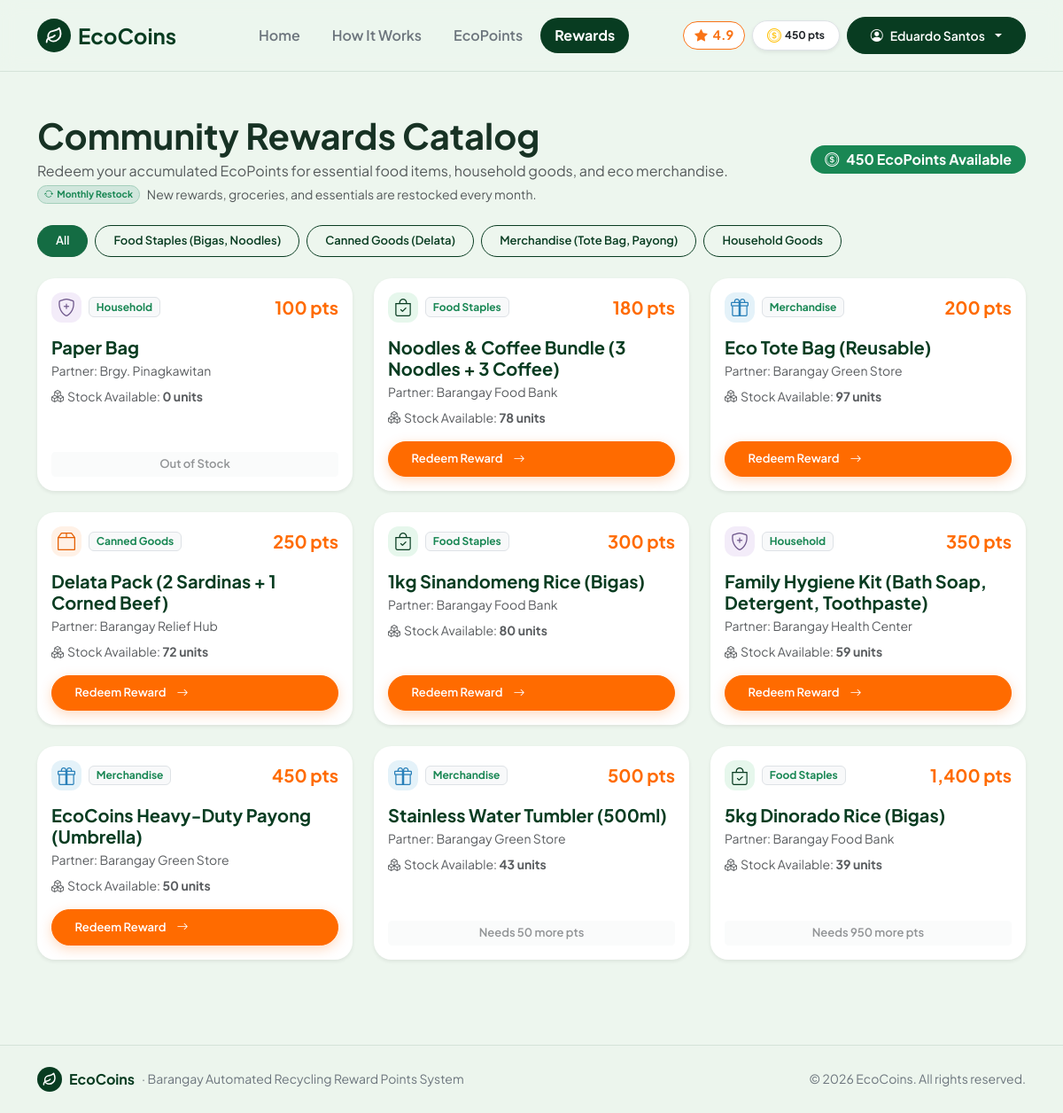
The page /rewards (signed in) on the database its author committed.
### tables this page shows
CREATE TABLE users (
    id INTEGER PRIMARY KEY AUTOINCREMENT,
    full_name TEXT NOT NULL,
    email TEXT NOT NULL UNIQUE,
    password TEXT NOT NULL,
    role TEXT DEFAULT 'resident',
    qr_code TEXT NOT NULL UNIQUE,
    points INTEGER DEFAULT 0,
    created_at TEXT
, status TEXT DEFAULT 'active', station_name TEXT DEFAULT 'Barangay Pinagkawitan, Lipa City', claim_timeout_until TEXT DEFAULT NULL, cancel_count INTEGER DEFAULT 0);

CREATE TABLE rewards (
        id INTEGER PRIMARY KEY AUTOINCREMENT,
        title TEXT NOT NULL,
        category TEXT NOT NULL,
        points_required INTEGER NOT NULL,
        stock INTEGER DEFAULT 50,
        partner_name TEXT DEFAULT '',
        status TEXT DEFAULT 'available'
    );

### route.py (the view, shortened to what this page needs)
    @app.route('/rewards', methods=['GET', 'POST'])
    def rewards():
        user = get_current_user()
        if user and user['role'] == 'staff':
            return redirect(url_for('staff'))
        if user and user['role'] == 'admin':
            return redirect(url_for('admin'))
        message = session.pop('message', None)
        message_type = session.pop('message_type', 'success')
        claim_prompt = session.get('claim_prompt')
        claim_remaining_seconds = 0
        claim_cooldown_seconds = 0
        conn = get_db()
        cur = conn.cursor()
        all_rewards = [dict(r) for r in cur.execute("SELECT * FROM rewards ORDER BY points_required ASC").fetchall()]
        user_redemptions = []
        if user:
            user_redemptions = [dict(r) for r in cur.execute("SELECT * FROM redemptions WHERE user_id = ? ORDER BY created_at DESC", (user['id'],)).fetchall()]
        conn.close()
        user_points = user['points'] if user else 0
        return render_template(
            'rewards.html',
            active_page='rewards',
            rewards=all_rewards,
            redemptions=user_redemptions,
            user_points=user_points,
            message=message,
            message_type=message_type,
            claim_prompt=claim_prompt,
            claim_remaining_seconds=claim_remaining_seconds,
            claim_cooldown_seconds=claim_cooldown_seconds
        )

### app.py (called while the page is built)
@app.context_processor
def inject_user():
    return {'current_user': get_current_user()}

### db.py (called while the page is built)
def get_db():
    conn = sqlite3.connect(DB_PATH)
    conn.row_factory = sqlite3.Row
    return conn

def get_current_user():
    user_id = session.get('user_id')
    if not user_id:
        return None
    conn = get_db()
    cur = conn.cursor()
    row = cur.execute("SELECT * FROM users WHERE id = ?", (user_id,)).fetchone()
    conn.close()
    return dict(row) if row else None

### templates/rewards.html (shortened to what this page needs)
{% extends 'base.html' %}
{% block content %}
<main class="py-5">
  <div class="container">
    <div class="d-flex flex-column flex-md-row justify-content-between align-items-md-center gap-3 mb-4">
      <div>
        <h1 class="fw-bold mb-1">Community Rewards Catalog</h1>
        <p class="text-muted mb-1">Redeem your accumulated EcoPoints for essential food items, household goods, and eco merchandise.</p>
        <p class="text-muted small mb-0 d-flex align-items-center gap-2 flex-wrap">
          <span class="badge bg-success-subtle text-success border border-success-subtle rounded-pill px-2.5 py-1">
            <i class="bi bi-arrow-repeat me-1"></i>Monthly Restock
          </span>
          <span>New rewards, groceries, and essentials are restocked every month.</span>
        </p>
      </div>
      <div class="badge bg-success fs-6 py-2 px-3 rounded-pill d-inline-flex align-items-center gap-2">
        <i class="bi bi-coin"></i>
        <span>{{ "{:,}".format(user_points) }} EcoPoints Available</span>
      </div>
    </div>
    <div class="d-flex flex-wrap gap-2 mb-4 filter-container">
      <button type="button" class="btn btn-sm btn-success filter-btn active" data-filter="all">All</button>
      <button type="button" class="btn btn-sm btn-outline-success filter-btn" data-filter="Food Staples">Food Staples (Bigas, Noodles)</button>
      <button type="button" class="btn btn-sm btn-outline-success filter-btn" data-filter="Canned Goods">Canned Goods (Delata)</button>
      <button type="button" class="btn btn-sm btn-outline-success filter-btn" data-filter="Merchandise">Merchandise (Tote Bag, Payong)</button>
      <button type="button" class="btn btn-sm btn-outline-success filter-btn" data-filter="Household">Household Goods</button>
    </div>
    <div class="row g-4 mb-5">
      {% for r in rewards %}
        {% set cost = r.points_required %}
        {% set can_afford = (user_points >= cost) %}
        {% set needed = cost - user_points %}
        <div class="col-md-6 col-lg-4 filter-item" data-category="{{ r.category }}">
          <div class="card border-0 shadow-sm h-100 d-flex flex-column justify-content-between p-3">
            <div>
              <div class="d-flex justify-content-between align-items-center mb-3">
                <div class="d-flex align-items-center gap-2">
                  {% if r.category == 'Food Staples' %}
                    <span class="eco-icon-tile tile-green" style="width: 34px; height: 34px;">
                      <i class="bi bi-bag-check fs-5"></i>
                    </span>
                  {% elif r.category == 'Canned Goods' %}
                    <span class="eco-icon-tile tile-orange" style="width: 34px; height: 34px;">
                      <i class="bi bi-box2 fs-5"></i>
                    </span>
                  {% elif r.category == 'Household' %}
                    <span class="eco-icon-tile tile-purple" style="width: 34px; height: 34px;">
                      <i class="bi bi-shield-plus fs-5"></i>
                    </span>
                  {% else %}
                    <span class="eco-icon-tile tile-blue" style="width: 34px; height: 34px;">
                      <i class="bi bi-gift fs-5"></i>
                    </span>
                  {% endif %}
                  <span class="badge bg-light text-success border">{{ r.category }}</span>
                </div>
                <span class="fw-bold text-accent fs-5">{{ "{:,}".format(cost) }} pts</span>
              </div>
              <h5 class="fw-bold mb-1" style="color: var(--eco-forest);">{{ r.title }}</h5>
              <div class="text-muted small mb-2">Partner: {{ r.partner_name if r.partner_name else 'Barangay Program' }}</div>
              <div class="small text-muted mb-3"><i class="bi bi-boxes me-1"></i>Stock Available: <strong>{{ r.stock }} units</strong></div>
            </div>
            <div>
              {% if not current_user %}
                <a href="{{ url_for('login') }}" class="btn btn-outline-secondary btn-sm w-100 btn-pill">Login to Redeem</a>
              {% elif claim_cooldown_seconds > 0 %}
                <button class="btn btn-light btn-sm w-100 text-muted" disabled>
                  <i class="bi bi-hourglass-split me-1"></i>On Cooldown
                </button>
              {% elif can_afford and r.stock > 0 %}
                <button type="button" class="btn btn-accent btn-sm w-100 btn-pill btn-redeem" data-bs-toggle="modal" data-bs-target="#redeemModal" data-id="{{ r.id }}" data-title="{{ r.title }}" data-points="{{ '{:,}'.format(cost) }}">
                  <span>Redeem Reward</span>
                  <i class="bi bi-arrow-right ms-1"></i>
                </button>
              {% elif r.stock <= 0 %}
                <button class="btn btn-light btn-sm w-100 text-muted" disabled>
                  Out of Stock
                </button>
              {% else %}
                <button class="btn btn-light btn-sm w-100 text-muted" disabled>
                  Needs {{ "{:,}".format(needed) }} more pts
                </button>
              {% endif %}
            </div>
          </div>
        </div>
      {% endfor %}
    </div>
  </div>
</main>
{% endblock %}

### templates/base.html (shortened to what this page needs)
<!doctype html>
<html lang="en">
<head>
  <link href="https://cdn.jsdelivr.net/npm/bootstrap@5.3.3/dist/css/bootstrap.min.css" rel="stylesheet">
  <link rel="stylesheet" href="https://cdn.jsdelivr.net/npm/bootstrap-icons@1.11.3/font/bootstrap-icons.min.css">
  <link rel="stylesheet" href="{{ url_for('static', filename='css/style.css') }}">
</head>
<body class="d-flex flex-column min-vh-100">
<nav class="navbar navbar-expand-lg py-3 sticky-top" style="background-color: rgba(237, 246, 238, 0.95); backdrop-filter: blur(10px); border-bottom: 1px solid var(--eco-border);">
  <div class="container">
    <a class="navbar-brand d-flex align-items-center gap-2 fw-bold fs-4" href="{{ url_for('index') }}" style="color: var(--eco-forest);">
      <span class="eco-brand-badge">
        <svg width="20" height="20" viewBox="0 0 24 24" fill="none" stroke="currentColor" stroke-width="2.2" stroke-linecap="round" stroke-linejoin="round">
          <path d="M11 20A7 7 0 0 1 9.8 6.1C15.5 5 17 4.48 19 2c1 2 2 4.18 2 8 0 5.5-4.78 10-10 10Z"/>
          <path d="M2 21c0-3 1.85-5.36 5.08-6C9.5 14.52 12 13 13 12"/>
        </svg>
      </span>
      <span>EcoCoins</span>
    </a>
    <div class="collapse navbar-collapse" id="mainNav">
      <ul class="navbar-nav mx-auto mb-2 mb-lg-0 gap-lg-1">
        <li class="nav-item">
          <a class="nav-link px-3 py-2 rounded-pill {% if active_page == 'index' %}fw-bold text-white bg-eco{% else %}fw-semibold text-secondary{% endif %}" href="{{ url_for('index') }}">Home</a>
        </li>
        <li class="nav-item">
          <a class="nav-link px-3 py-2 rounded-pill {% if active_page == 'how_it_works' %}fw-bold text-white bg-eco{% else %}fw-semibold text-secondary{% endif %}" href="{{ url_for('how_it_works') }}">How It Works</a>
        </li>
        {% if not current_user or current_user.role == 'resident' %}
          <li class="nav-item">
            <a class="nav-link px-3 py-2 rounded-pill {% if active_page == 'ecopoints' %}fw-bold text-white bg-eco{% else %}fw-semibold text-secondary{% endif %}" href="{{ url_for('ecopoints') }}">EcoPoints</a>
          </li>
          <li class="nav-item">
            <a class="nav-link px-3 py-2 rounded-pill {% if active_page == 'rewards' %}fw-bold text-white bg-eco{% else %}fw-semibold text-secondary{% endif %}" href="{{ url_for('rewards') }}">Rewards</a>
          </li>
        {% elif current_user.role == 'admin' %}
          <li class="nav-item">
            <a class="nav-link px-3 py-2 rounded-pill {% if active_page == 'admin' %}fw-bold text-white bg-eco{% else %}fw-semibold text-secondary{% endif %}" href="{{ url_for('admin') }}">Admin Portal</a>
          </li>
        {% endif %}
      </ul>
      <div class="d-flex align-items-center gap-2">
        <span class="rating-star-badge d-none d-lg-inline-flex" title="Barangay Eco Satisfaction Rating">
          <i class="bi bi-star-fill"></i> 4.9
        </span>
        {% if current_user %}
          {% if current_user.role == 'resident' %}
            <span class="badge bg-white text-dark border px-3 py-2 rounded-pill fw-bold shadow-sm d-none d-sm-inline-flex align-items-center gap-1">
              <i class="bi bi-coin text-warning fs-6"></i>
              <span>{{ "{:,}".format(current_user.points) }} pts</span>
            </span>
          {% endif %}
          <div class="dropdown">
            <button class="btn btn-forest dropdown-toggle d-flex align-items-center gap-2 btn-pill" type="button" data-bs-toggle="dropdown">
              <i class="bi bi-person-circle"></i>
              <span>{{ current_user.full_name }}</span>
            </button>
          </div>
        {% else %}
          <a href="{{ url_for('login') }}" class="btn btn-outline-success px-3 btn-pill">Login</a>
          <a href="{{ url_for('register') }}" class="btn btn-accent px-4 btn-pill">
            <span>Join Free</span>
            <i class="bi bi-arrow-right"></i>
          </a>
        {% endif %}
      </div>
    </div>
  </div>
</nav>
{% block content %}{% endblock %}
<footer class="py-4 mt-auto" style="background-color: rgba(237, 246, 238, 0.95); border-top: 1px solid var(--eco-border);">
  <div class="container d-flex flex-column flex-md-row align-items-center justify-content-between gap-2">
    <div class="d-flex align-items-center gap-2">
      <span class="eco-brand-badge" style="width: 28px; height: 28px;">
        <svg width="16" height="16" viewBox="0 0 24 24" fill="none" stroke="currentColor" stroke-width="2.2" stroke-linecap="round" stroke-linejoin="round">
          <path d="M11 20A7 7 0 0 1 9.8 6.1C15.5 5 17 4.48 19 2c1 2 2 4.18 2 8 0 5.5-4.78 10-10 10Z"/>
          <path d="M2 21c0-3 1.85-5.36 5.08-6C9.5 14.52 12 13 13 12"/>
        </svg>
      </span>
      <span class="fw-bold" style="color: var(--eco-forest);">EcoCoins</span>
      <span class="text-secondary small">&middot; Barangay Automated Recycling Reward Points System</span>
    </div>
    <div class="text-secondary small">
      &copy; 2026 EcoCoins. All rights reserved.
    </div>
  </div>
</footer>
</body>
</html>

### static/css/style.css (style rules this page uses)
:root { --eco-bg: #edf6ee; --eco-surface: #ffffff; --eco-forest: #083c21; --eco-forest-dark: #042614; --eco-forest-light: #0d5431; --eco-mint: #d4f4dd; --eco-mint-card: #b8eac5; --eco-accent: #ff6b00; --eco-accent-hover: #e55e00; --eco-text: #173224; --eco-muted: #577764; --eco-border: rgba(8, 60, 33, 0.1); }
html, body { scrollbar-width: none; -ms-overflow-style: none; -webkit-text-size-adjust: 100%; -moz-text-size-adjust: 100%; text-size-adjust: 100%; }
button, input, select, textarea { -webkit-text-size-adjust: 100% !important; -moz-text-size-adjust: 100% !important; text-size-adjust: 100% !important; }
* { scrollbar-width: none; -ms-overflow-style: none; }
body { font-family: 'Plus Jakarta Sans', system-ui, -apple-system, sans-serif; background-color: var(--eco-bg); color: var(--eco-text); min-height: 100vh; }
.bg-eco { background-color: var(--eco-forest) !important; color: #ffffff !important; }
.text-accent { color: var(--eco-accent) !important; }
.btn, button.btn, a.btn, input[type="submit"].btn, input[type="button"].btn { font-size: 0.875rem !important; font-weight: 600; line-height: 1.35 !important; letter-spacing: 0 !important; white-space: nowrap !important; text-decoration: none; -webkit-text-size-adjust: 100% !important; text-size-adjust: 100% !important; }
.btn-sm, button.btn-sm, a.btn-sm, .filter-btn { font-size: 0.8125rem !important; font-weight: 600; line-height: 1.35 !important; letter-spacing: 0 !important; white-space: nowrap !important; -webkit-text-size-adjust: 100% !important; text-size-adjust: 100% !important; }
.btn i, .btn span, .btn svg { vertical-align: middle; }
.btn-accent { background-color: var(--eco-accent); border: 1px solid var(--eco-accent); color: #ffffff !important; font-weight: 700; border-radius: 9999px; padding: 0.65rem 1.6rem; display: inline-flex; align-items: center; gap: 0.5rem; transition: all 0.2s ease; box-shadow: 0 4px 14px rgba(255, 107, 0, 0.25); text-decoration: none; }
.btn-forest { background-color: var(--eco-forest); border: 1px solid var(--eco-forest); color: #ffffff !important; font-weight: 700; border-radius: 9999px; padding: 0.65rem 1.6rem; display: inline-flex; align-items: center; gap: 0.5rem; transition: all 0.2s ease; text-decoration: none; }
.btn-success { background-color: var(--eco-forest); border-color: var(--eco-forest); color: #ffffff; border-radius: 9999px; font-weight: 600; padding: 0.5rem 1.25rem; }
.btn-outline-success { color: var(--eco-forest); border-color: var(--eco-forest); border-radius: 9999px; font-weight: 600; padding: 0.5rem 1.25rem; }
.btn-pill { border-radius: 9999px !important; }
.card { border-radius: 20px; border: 1px solid var(--eco-border); background-color: #ffffff; }
.eco-brand-badge { width: 38px; height: 38px; border-radius: 50%; background-color: var(--eco-forest); color: #ffffff; display: inline-flex; align-items: center; justify-content: center; flex-shrink: 0; }
.eco-icon-tile { width: 42px; height: 42px; border-radius: 12px; display: inline-flex; align-items: center; justify-content: center; flex-shrink: 0; }
.tile-blue { background-color: #e4f2f9; color: #2980b9; }
.tile-orange { background-color: #fff1e6; color: #e55e00; }
.tile-purple { background-color: #f3ecf9; color: #6f588c; }
.tile-green { background-color: #e6f7ec; color: #083c21; }
.rating-star-badge { background-color: #ffffff; border: 1.5px solid #f97316; color: #f97316; border-radius: 9999px; padding: 4px 12px; display: inline-flex; align-items: center; gap: 6px; font-weight: 700; font-size: 0.9rem; }

### rows shown on the page
users: points "450", full_name "Eduardo Santos"
rewards: category "Household", points_required "100", title "Paper Bag", partner_name "Brgy. Pinagkawitan", stock "0", shows "Out of Stock"
rewards: category "Food Staples", points_required "180", title "Noodles & Coffee Bundle (3 Noodles + 3 Coffee)", partner_name "Barangay Food Bank", stock "78"
rewards: category "Merchandise", points_required "200", title "Eco Tote Bag (Reusable)", partner_name "Barangay Green Store", stock "97"
rewards: category "Canned Goods", points_required "250", title "Delata Pack (2 Sardinas + 1 Corned Beef)", partner_name "Barangay Relief Hub", stock "72"
rewards: category "Food Staples", points_required "300", title "1kg Sinandomeng Rice (Bigas)", partner_name "Barangay Food Bank", stock "80"
rewards: category "Household", points_required "350", title "Family Hygiene Kit (Bath Soap, Detergent, Toothpaste)", partner_name "Barangay Health Center", stock "59"
rewards: category "Merchandise", points_required "450", title "EcoCoins Heavy-Duty Payong (Umbrella)", partner_name "Barangay Green Store", stock "50"
rewards: category "Merchandise", points_required "500", title "Stainless Water Tumbler (500ml)", partner_name "Barangay Green Store", stock "43", needed "50"
rewards: category "Food Staples", points_required "1,400", title "5kg Dinorado Rice (Bigas)", partner_name "Barangay Food Bank", stock "39", needed "950"
